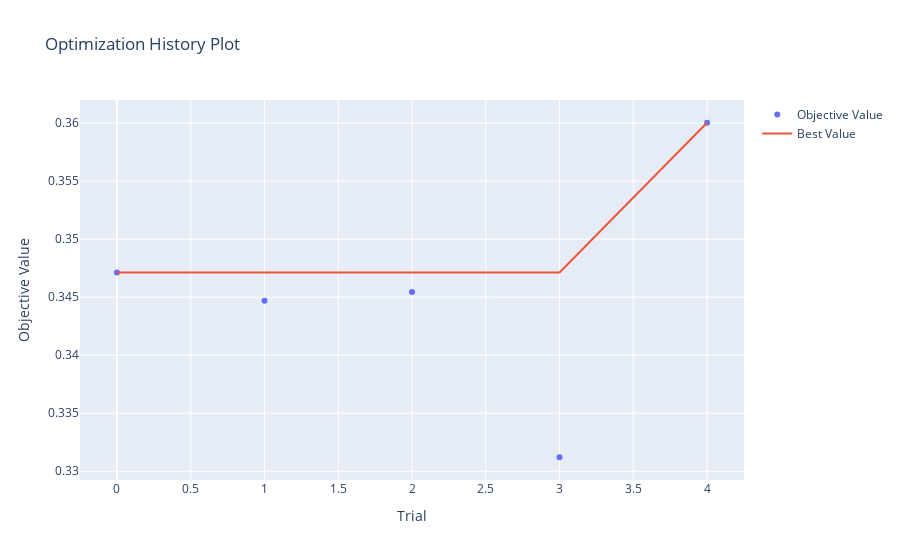

Notebook cell for this chart:
### Code cell
visualizations['optimization_history']

### Figure 1 — Plotly figure (JSON) as saved in the notebook; plotly's stock layout.template omitted (floating-point values rounded to 4 significant figures)
{"data": [{"mode": "markers", "name": "Objective Value", "type": "scatter", "x": [0, 1, 2, 3, 4], "y": [0.3471, 0.3447, 0.3454, 0.3312, 0.36]}, {"mode": "lines", "name": "Best Value", "type": "scatter", "x": [0, 1, 2, 3, 4], "y": [0.3471, 0.3471, 0.3471, 0.3471, 0.36]}, {"marker": {"color": "#cccccc"}, "mode": "markers", "name": "Infeasible Trial", "showlegend": false, "type": "scatter", "x": [], "y": []}], "layout": {"title": {"text": "Optimization History Plot"}, "xaxis": {"title": {"text": "Trial"}}, "yaxis": {"title": {"text": "Objective Value"}}}}
